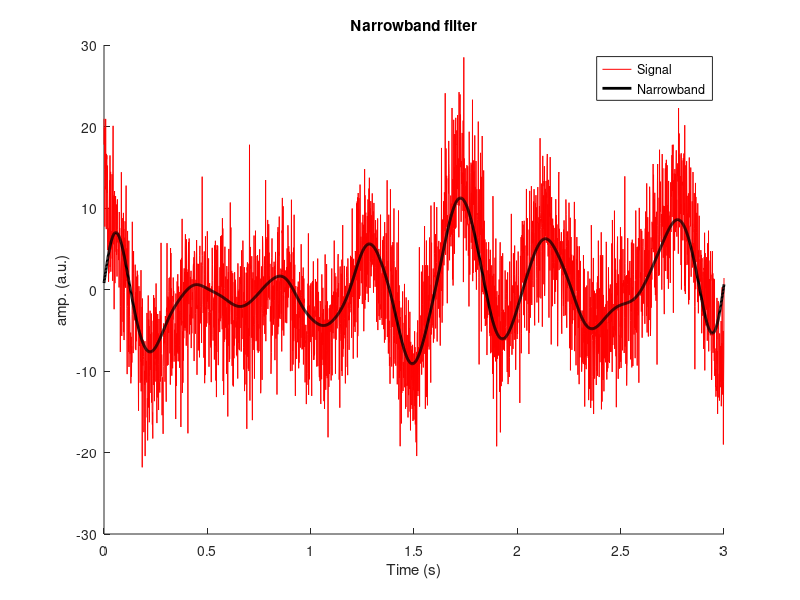
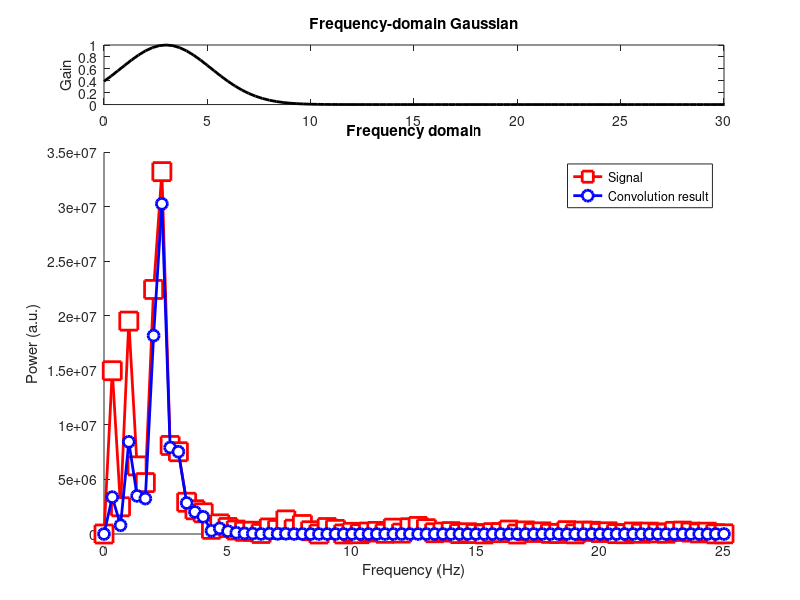

These charts were generated, in order, by the following MATLAB code:
clc
clear all;

%% create the signal

% create signal
srate = 1000; % Hz
time  = 0:1/srate:3;
n     = length(time);
p     = 15; % poles for random interpolation

% noise level, measured in standard deviations
noiseamp = 5; 

% amplitude modulator and noise level
ampl   = interp1(rand(p,1)*30,linspace(1,p,n));
noise  = noiseamp * randn(size(time));
signal = ampl + noise;

% subtract mean to eliminate DC
signal = signal - mean(signal);

%% create Gaussian spectral shape

% specify Gaussian parameters
peakf = 3;% in Hz
fwhm  = 5.2;% in Hz

% vector of frequencies
hz = linspace(0,srate,n);

% frequency-domain Gaussian
s  = fwhm*(2*pi-1)/(4*pi); % normalized width
x  = hz-peakf;             % shifted frequencies
fx = exp(-.5*(x/s).^2);    % gaussian

%% now for convolution

% FFTs
dataX = fft(signal);

% IFFT
convres = 2*real( ifft( dataX.*fx));

% frequencies vector
hz = linspace(0, srate, n);


%% plots


%%% time-domain plot

figure(1), clf, hold on

% lines
plot(time,signal,'r')
plot(time,convres,'k','linew',2)

% frills
xlabel('Time (s)'), ylabel('amp. (a.u.)')
legend({'Signal';'Narrowband'})
title('Narrowband filter')


%%% frequency-domain plot

figure(2), clf

% plot Gaussian kernel
subplot(511)
plot(hz,fx,'k','linew',2)
set(gca,'xlim',[0 30])
ylabel('Gain')
title('Frequency-domain Gaussian')


% raw and filtered data spectra
subplot(5,1, 2:5), hold on
plot(hz,abs(dataX).^2,'rs-','markerfacecolor','w','markersize',13,'linew',2)
plot(hz,abs(dataX.* fx).^2,'bo-','linew',2,'markerfacecolor','w','markersize',8)

% frills
xlabel('Frequency (Hz)'), ylabel('Power (a.u.)')
legend({'Signal';'Convolution result'})
title('Frequency domain')
set(gca,'xlim',[0 25])
